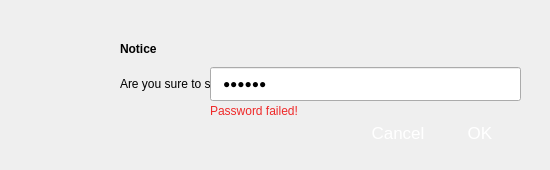
<?xml version="1.0" encoding="UTF-8"?>
<ui version="4.0">
 <class>pltnotice</class>
 <widget class="QDialog" name="pltnotice">
  <property name="geometry">
   <rect>
    <x>0</x>
    <y>0</y>
    <width>550</width>
    <height>170</height>
   </rect>
  </property>
  <property name="windowTitle">
   <string>Dialog</string>
  </property>
  <property name="windowOpacity">
   <double>1.000000000000000</double>
  </property>
  <property name="styleSheet">
   <string notr="true">#widget
{
	background-image: url(:/bit/image/popup_box_w550.png);
	background-color: rgba(245, 245, 245,0);
}</string>
  </property>
  <property name="pltdismode" stdset="0">
   <string>indoor</string>
  </property>
  <widget class="QWidget" name="widget_2" native="true">
   <property name="geometry">
    <rect>
     <x>0</x>
     <y>0</y>
     <width>550</width>
     <height>170</height>
    </rect>
   </property>
   <property name="cursor">
    <cursorShape>BlankCursor</cursorShape>
   </property>
   <property name="styleSheet">
    <string notr="true">QLabel
{
background-color:transparent;
}
#pltnotice[pltdismode=&quot;night&quot;] #widget_2
{	
background-color: rgb(243, 212, 161);
border-radius:5px;
}
#pltnotice[pltdismode=&quot;indoor&quot;] #widget_2
{	
background-color: rgb(245, 245, 245);
border-radius:5px;
}
</string>
   </property>
   <widget class="QPushButton" name="pushButtoncancel">
    <property name="geometry">
     <rect>
      <x>358</x>
      <y>118</y>
      <width>80</width>
      <height>30</height>
     </rect>
    </property>
    <property name="font">
     <font>
      <family>Arial</family>
      <pointsize>13</pointsize>
     </font>
    </property>
    <property name="layoutDirection">
     <enum>Qt::LeftToRight</enum>
    </property>
    <property name="styleSheet">
     <string notr="true">#pltnotice[pltdismode=&quot;indoor&quot;] QPushButton
{
	background-image: url(:/bit/image/btn_cancel_w80_nor.png);
}
#pltnotice[pltdismode=&quot;indoor&quot;] QPushButton:pressed
{	
	background-image: url(:/bit/image/btn_cancel_w80_click.png);
}

#pltnotice[pltdismode=&quot;night&quot;] QPushButton
{
	background-image: url(:/bit/image/cancel-normal_night.png);
}
#pltnotice[pltdismode=&quot;night&quot;] QPushButton:pressed
{	
	background-image: url(:/bit/image/cancel-click_night.png);
}

QPushButton { border-style: flat;
color: rgb(255, 255, 255);
}
</string>
    </property>
    <property name="text">
     <string>Cancel</string>
    </property>
    <property name="flat">
     <bool>true</bool>
    </property>
   </widget>
   <widget class="QLabel" name="Warning">
    <property name="geometry">
     <rect>
      <x>120</x>
      <y>73</y>
      <width>411</width>
      <height>22</height>
     </rect>
    </property>
    <property name="styleSheet">
     <string notr="true">font:75 18px &quot;Arial&quot;;</string>
    </property>
    <property name="text">
     <string>Are you sure to save current state to “User”?</string>
    </property>
   </widget>
   <widget class="QLabel" name="Title">
    <property name="geometry">
     <rect>
      <x>120</x>
      <y>38</y>
      <width>311</width>
      <height>22</height>
     </rect>
    </property>
    <property name="styleSheet">
     <string notr="true">font:75 20px &quot;Arial&quot;;
font-weight:bold;</string>
    </property>
    <property name="text">
     <string>Notice</string>
    </property>
   </widget>
   <widget class="QLabel" name="label">
    <property name="geometry">
     <rect>
      <x>44</x>
      <y>37</y>
      <width>60</width>
      <height>60</height>
     </rect>
    </property>
    <property name="styleSheet">
     <string notr="true">#pltnotice[pltdismode=&quot;indoor&quot;] QLabel
{
	border-image: url(:/bit/image/notice.png);
}
#pltnotice[pltdismode=&quot;night&quot;] QLabel
{	
	border-image: url(:/bit/image/icn_notice_night.png);
}</string>
    </property>
    <property name="text">
     <string/>
    </property>
   </widget>
   <widget class="QPushButton" name="pushButtonok">
    <property name="geometry">
     <rect>
      <x>440</x>
      <y>118</y>
      <width>80</width>
      <height>30</height>
     </rect>
    </property>
    <property name="font">
     <font>
      <family>Arial</family>
      <pointsize>13</pointsize>
     </font>
    </property>
    <property name="styleSheet">
     <string notr="true">#pltnotice[pltdismode=&quot;indoor&quot;] QPushButton
{
	background-image: url(:/bit/image/btn_ok_w80_nor.png);
}
#pltnotice[pltdismode=&quot;indoor&quot;] QPushButton:pressed
{	
	background-image: url(:/bit/image/btn_ok_w80_click.png);
}

#pltnotice[pltdismode=&quot;night&quot;] QPushButton
{
	background-image: url(:/bit/image/oK-normal_night.png);
}
#pltnotice[pltdismode=&quot;night&quot;] QPushButton:pressed
{	
	background-image: url(:/bit/image/oK-click_night.png);
}
QPushButton { border-style: flat;

color: rgb(255, 255, 255);
}</string>
    </property>
    <property name="text">
     <string>OK</string>
    </property>
    <property name="flat">
     <bool>true</bool>
    </property>
   </widget>
   <widget class="QLabel" name="label_2">
    <property name="geometry">
     <rect>
      <x>210</x>
      <y>102</y>
      <width>151</width>
      <height>17</height>
     </rect>
    </property>
    <property name="styleSheet">
     <string notr="true">color: rgb(239, 41, 41);</string>
    </property>
    <property name="text">
     <string>Password failed!</string>
    </property>
   </widget>
   <widget class="focuslinedit" name="lineEdit">
    <property name="geometry">
     <rect>
      <x>210</x>
      <y>67</y>
      <width>311</width>
      <height>34</height>
     </rect>
    </property>
    <property name="cursor">
     <cursorShape>BlankCursor</cursorShape>
    </property>
    <property name="styleSheet">
     <string notr="true">#pltnotice[pltdismode=&quot;indoor&quot;] #lineEdit
{	
background-color: white;
color:black;
}
#pltnotice[pltdismode=&quot;night&quot;] #lineEdit
{	
background-color: rgb(243, 212, 161);
color:rgba(0, 42, 93, 1)
}
QLineEdit
{
padding-left:10px;text-align:left;
}</string>
    </property>
    <property name="text">
     <string>123456</string>
    </property>
    <property name="maxLength">
     <number>51</number>
    </property>
    <property name="echoMode">
     <enum>QLineEdit::Password</enum>
    </property>
    <property name="alignment">
     <set>Qt::AlignLeading|Qt::AlignLeft|Qt::AlignVCenter</set>
    </property>
   </widget>
   <widget class="QPushButton" name="pushButton">
    <property name="geometry">
     <rect>
      <x>480</x>
      <y>73</y>
      <width>33</width>
      <height>22</height>
     </rect>
    </property>
    <property name="styleSheet">
     <string notr="true">#pltnotice[pltdismode=&quot;night&quot;] QPushButton
{
	border-image: url(:/bit/image/eyeclose_night.png);
}
QPushButton{border: none;}</string>
    </property>
    <property name="text">
     <string/>
    </property>
    <property name="flat">
     <bool>true</bool>
    </property>
   </widget>
  </widget>
 </widget>
 <customwidgets>
  <customwidget>
   <class>focuslinedit</class>
   <extends>QLineEdit</extends>
   <header location="global">focuslinedit.h</header>
   <slots>
    <signal>loseFocus()</signal>
    <signal>clicked()</signal>
   </slots>
  </customwidget>
 </customwidgets>
 <resources/>
 <connections/>
</ui>
